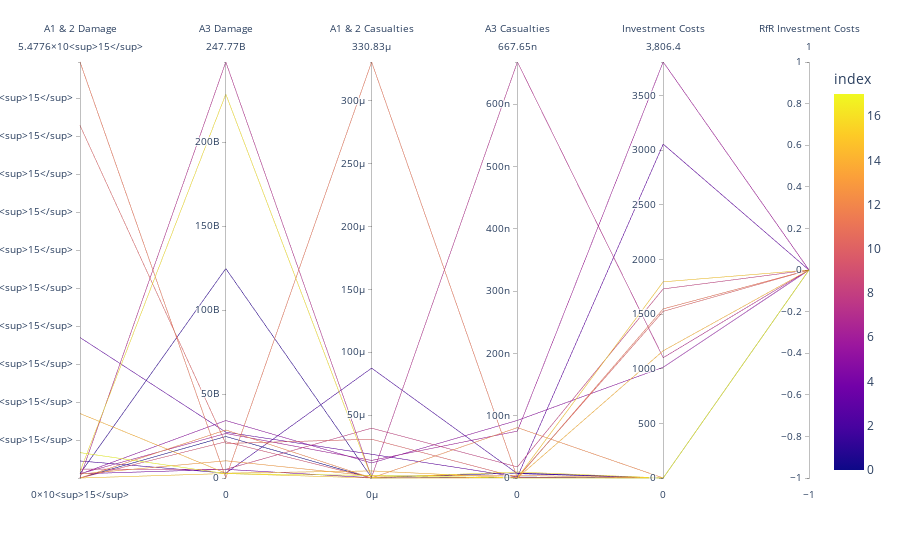

Source (notebook cell):
### Code cell
fig = px.parallel_coordinates(scores, labels= {"A1_2 Aggr Expected Annual Damage" : "A1 & 2 Damage", "A3 Expected Annual Damage" : "A3 Damage", "A1_2 Aggr Expected Number of Deaths" : "A1 & 2 Casualties", "A3 Aggr Expected Number of Deaths" : "A3 Casualties", "A1_5 Dike Investment Costs" : "Investment Costs", "Room for River Investment Costs" : "RfR Investment Costs"}, color = scores.index, dimensions=["A1_2 Aggr Expected Annual Damage", "A3 Expected Annual Damage", "A1_2 Aggr Expected Number of Deaths","A3 Aggr Expected Number of Deaths", "A1_5 Dike Investment Costs", "Room for River Investment Costs" ])
fig.show()

### Figure 1 — Plotly figure (JSON) as saved in the notebook; plotly's stock layout.template omitted (floating-point values rounded to 4 significant figures)
{"data": [{"dimensions": [{"label": "A1 & 2 Damage", "values": [195100000000.0, 57370000000000.0, 224200000000000.0, 1850000000000000.0, 55730000000000.0, 51000000000000.0, 56190000000000.0, 2528000000000.0, 116704332930269, 324900000000.0, 4642257880897041, 5477561706313949, 33040000000.0, 51910000000000.0, 849101492192035, 47400000000.0, 86670000000000.0, 334100000000000.0]}, {"label": "A3 Damage", "values": [24730000000.0, 124700000000.0, 2876000000.0, 27320000000.0, 5152000000.0, 34210000000.0, 26540000000.0, 247800000000.0, 5152000000.0, 21600000000.0, 20560000000.0, 0, 28610000000.0, 10260000000.0, 2876000000.0, 2679000000.0, 228600000000.0, 2611000000.0]}, {"label": "A1 & 2 Casualties", "values": [2.29e-09, 3.37e-07, 8.737e-05, 1.886e-05, 1.998e-07, 1.191e-05, 1.398e-05, 6.921e-07, 3.963e-05, 4.782e-09, 3.085e-05, 0.0003308, 3.546e-08, 1.597e-06, 5.612e-06, 7.781e-10, 3.718e-07, 2.044e-06]}, {"label": "A3 Casualties", "values": [1.523e-09, 7.914e-09, 7.05e-09, 1.786e-09, 2.56e-10, 9.247e-08, 7.523e-08, 6.677e-07, 1.778e-08, 9.709e-10, 8.925e-10, 0, 8.086e-08, 4.144e-09, 1.015e-10, 1.397e-10, 9.613e-09, 8.679e-11]}, {"label": "Investment Costs", "values": [0, 0, 0, 3055.0, 0, 1013.0, 3806.0, 1101.0, 1730.0, 0, 1525.0, 1548.0, 0, 0, 1164.0, 1795.0, 0, 0]}, {"label": "RfR Investment Costs", "values": [0, 0, 0, 0, 0, 0, 0, 0, 0, 0, 0, 0, 0, 0, 0, 0, 0, 0]}], "domain": {"x": [0, 1], "y": [0, 1]}, "line": {"color": [0, 1, 2, 3, 4, 5, 6, 7, 8, 9, 10, 11, 12, 13, 14, 15, 16, 17], "coloraxis": "coloraxis"}, "name": "", "type": "parcoords"}], "layout": {"coloraxis": {"colorbar": {"title": {"text": "index"}}, "colorscale": [[0, "#0d0887"], [0.1111, "#46039f"], [0.2222, "#7201a8"], [0.3333, "#9c179e"], [0.4444, "#bd3786"], [0.5556, "#d8576b"], [0.6667, "#ed7953"], [0.7778, "#fb9f3a"], [0.8889, "#fdca26"], [1, "#f0f921"]]}, "legend": {"tracegroupgap": 0}, "margin": {"t": 60}}}
